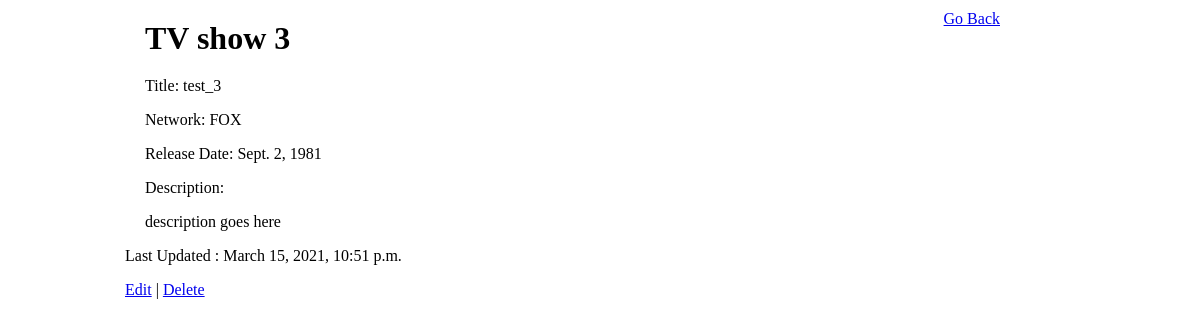
Before: /shows/3 with the older database file.
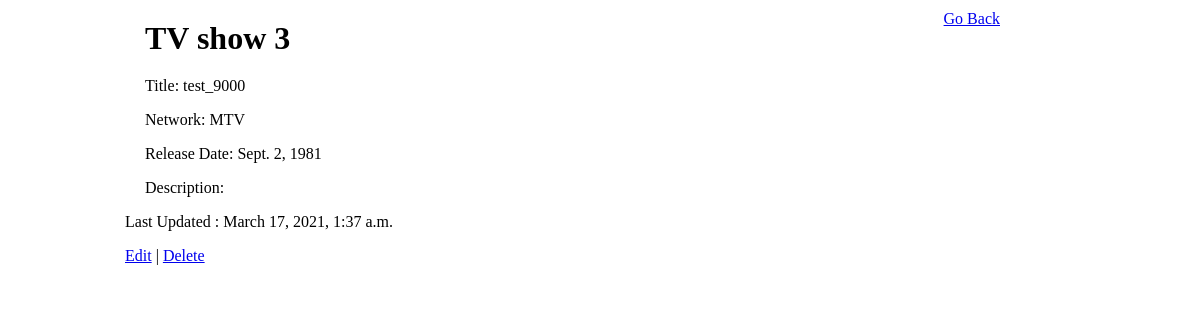
After: the same page with the newer database file.
### display/models.py (models this page shows)
class Show (models.Model):
    title = models.CharField(max_length=255)
    release_date = models.DateField()
    network = models.ForeignKey(Network, related_name="shows", on_delete=models.CASCADE)
    desc = models.TextField()
    created_at = models.DateTimeField(auto_now_add=True)
    updated_at = models.DateTimeField(auto_now=True)
    objects = DataManager()

class Network (models.Model):
    name = models.CharField(max_length=50)
    created_at = models.DateTimeField(auto_now_add=True)
    updated_at = models.DateTimeField(auto_now=True)
    objects = DataManager()

### display/views.py (the view)
# urls.py: path('shows/<int:val>', views.show),
def show(request, val):
    context = {"this_show": Show.objects.get(id = val)}
    return render(request, 'show.html', context)

### display/templates/show.html (shortened to what this page needs)
<!DOCTYPE html>
<html lang="en">
<head>
    {% load static %}
    <link rel="stylesheet" href="{% static 'css/style.css' %}">
</head>
<body>
    <div class="wrapper" id = "display">
        <div class = "back">
            <a href="/shows">Go Back</a>
        </div>
        <h1 id  ="show_head"> TV show {{this_show.id}}</h1>
        <div id ="show">
            <p>Title: {{this_show.title}}</p>
            <p>Network: {{this_show.network.name}}</p>
            <p>Release Date: {{this_show.release_date}}</p>
            <p>Description:</p>
            <p>{{this_show.desc}}</p>
        </div>
        <p>Last Updated : {{this_show.updated_at}}</p>
        <p><a href="/edit/{{this_show.id}}">Edit</a> | <a href="/{{this_show.id}}/delete">Delete</a></p>
    </div>
</body>
</html>

Changed rows visible on the page:
changed Show id 3: title "test_3" → "test_9000"; network.name "FOX" → "MTV"; updated_at "March 15, 2021, 10:51 p.m." → "March 17, 2021, 1:37 a.m."; desc "description goes here" → (not shown)
